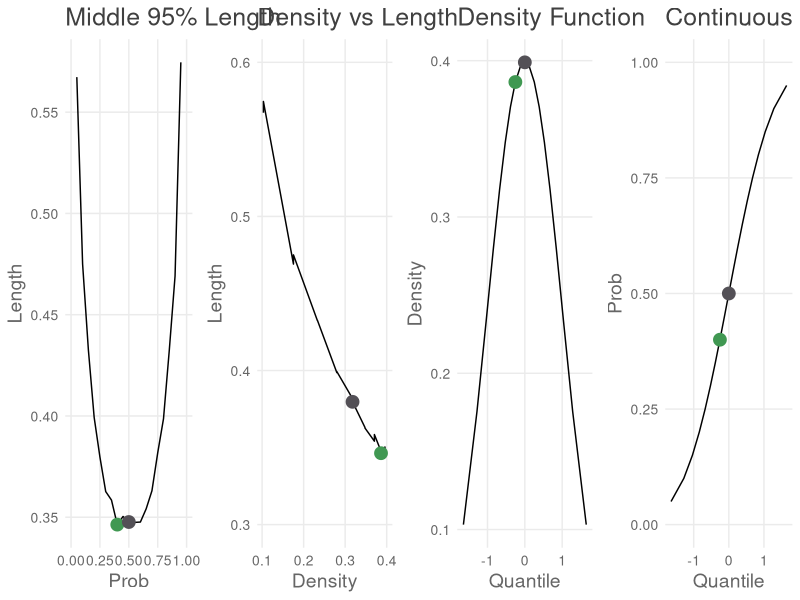
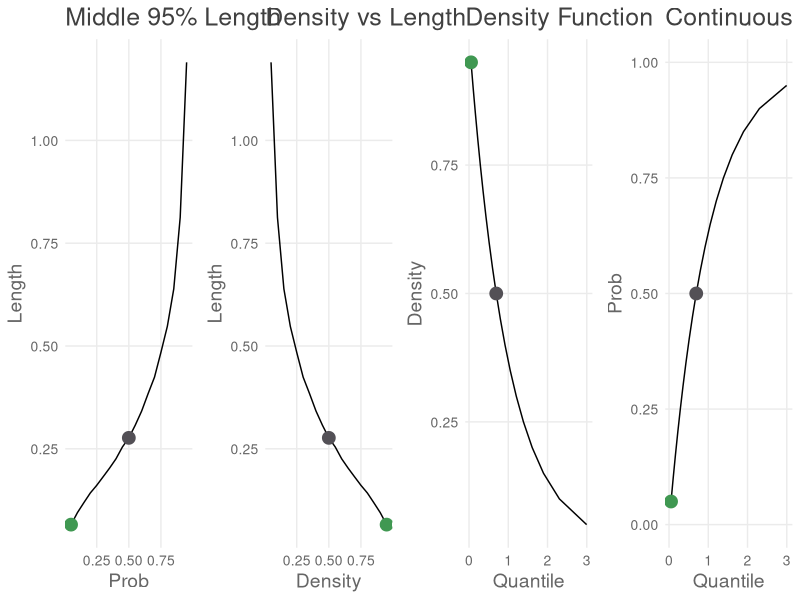
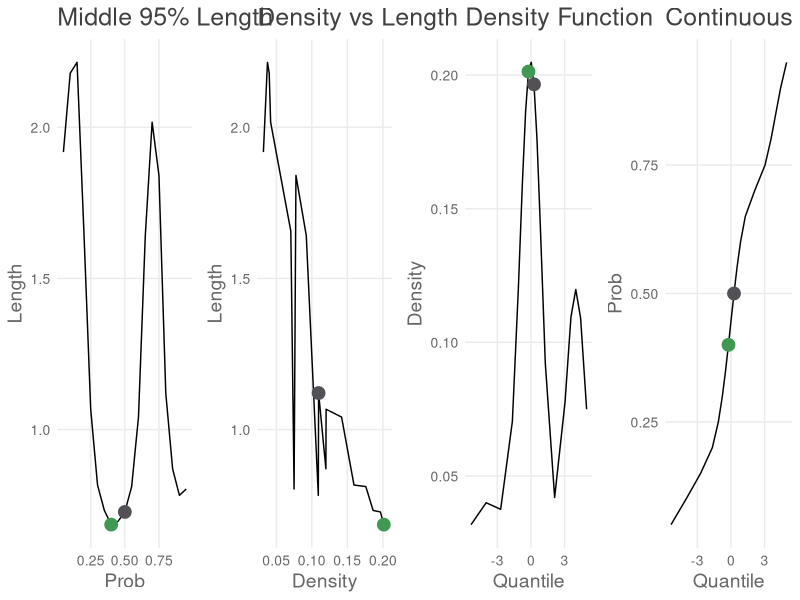
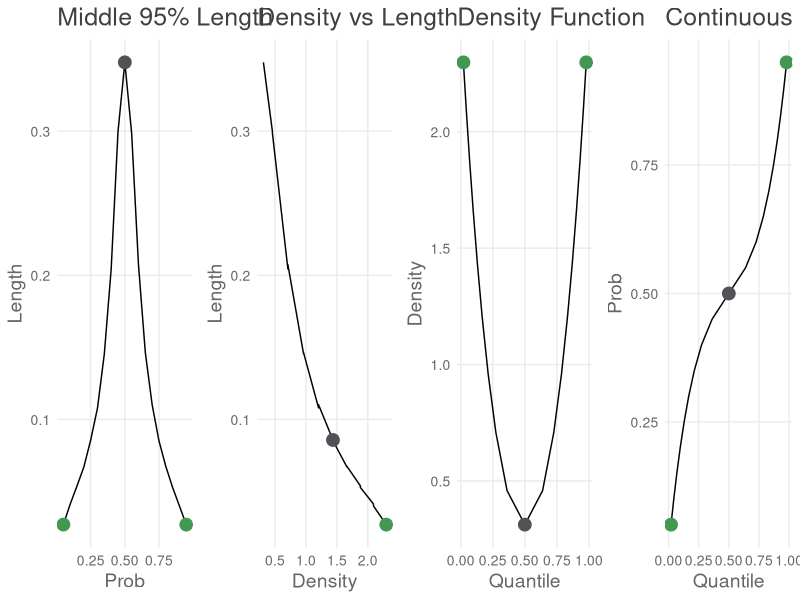
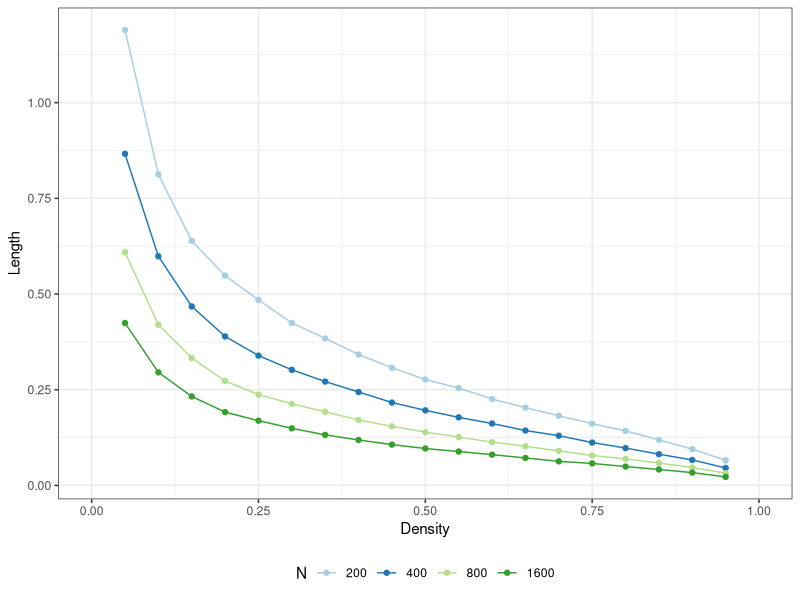

The R script that drew these images, in order:
## ---- chunk 1
library(tidyverse)
library(data.table)
library(ggplot2)
library(gridExtra)
library(knitr)
library(RColorBrewer)
## ---- chunk 2
`%|%` <- function(a,b) paste0(a,b)
## ---- chunk 3
p_seq <- seq(.05,.95, .05) # Probability intervals

sim_settings <- expand.grid(
  N = 200, # Sample Size
  M = 5000, # Number of Samples
  D = c("norm", "exp", "f3", "f4"), # Distributions
  KEEP.OUT.ATTRS = FALSE, 
  stringsAsFactors = FALSE
)
## ---- chunk 4
results <- vector("list", nrow(sim_settings))
## ---- chunk 5
df3 <- function(x){
  .5*dnorm(x) + .3*dnorm(x,4) + .2*dnorm(x,-4,2)
}

df4 <- function(x) {
  .5*dbeta(x,5,1) + .5*dbeta(x,1,5)
}
## ---- chunk 6
# Mixed distribution #1
rf3 <- function(N){
  G <- sample(0:2, N, replace = TRUE, prob = c(5,3,2))
  (G==0)*rnorm(N) + (G==1)*rnorm(N,4) + (G==2)*rnorm(N,-4,2)
}

pf3 <- function(x){
  .5*pnorm(x) + .3*pnorm(x,4) + .2*pnorm(x,-4,2)
}

df3 <- function(x){
  .5*dnorm(x) + .3*dnorm(x,4) + .2*dnorm(x,-4,2)
}


g <- function(x,pf,p) {
  return(pf(x) - p)
}

qf3 <- function(p){
  out <- p
  for(i in seq_along(p)){
    out[i] <- uniroot(g, c(-100,100), pf = pf3, p = p[i])$root
  }
  out
}

# Mixed distribution #2
rf4 <- function(N){
  G <- sample(0:1, N, replace = TRUE)
  (G==0)*rbeta(N,5,1) + (G==1)*rbeta(N,1,5)
}

pf4 <- function(x) {
  .5*pbeta(x,5,1) + .5*pbeta(x,1,5)
}

qf4 <- function(p){
  out <- p
  for(i in seq_along(p)){
    out[i] <- uniroot(g, c(0,1), pf = pf4, p = p[i])$root
  }
  return (out)
}
## ---- chunk 7
get_dist <- function(D) {
  return(
    list("rand" = get("r" %|% D),
         "quant" = get("q" %|% D),
         "dens" = get("d" %|% D),
         "dist" = get("p" %|% D))
    )
}
## ---- chunk 8
calc_length <- function(D, N, M, p) {
  len_p <- length(p)
  
  sim_quantile <- array(NA, dim = c(M,len_p))
  sim_length <- vector(length=len_p)

  set.seed(1)
  for(i in 1:M){
    sim_quantile[i,] <- D[[1]](N) %>% quantile(probs = p)
  }
  
  for(i in 1:len_p) {
    quant <- quantile(sim_quantile[,i], c(.025, 0.975))
    sim_length[i] <- diff(quant)
  }
  return(sim_length)
}

# Derive Length and Density of the function. Output into dataframe.
main <- function(params, p_seq) {
  inputs <- as.list(params)
  
  with(inputs, {
    dist.type <- get_dist(D)
    s.length <- calc_length(dist.type["rand"], N, M, p_seq)
    s.quantile <- p_seq %>% (dist.type["quant"][[1]])
    s.density <- s.quantile %>% (dist.type["dens"][[1]])
    return(
      data.frame("prob" = p_seq,
                 "dist" = D,
                 "N" = N,
                 "M" = M,
                 "length" = s.length,
                 "density" = s.density,
                 "quantile" = s.quantile
                 )
      )
  })
}
## ---- chunk 9

for (i in 1:nrow(sim_settings)) {
  results[[i]] <- main(sim_settings[i,], p_seq)
}
results <- rbindlist(results)
knitr::kable(results[1:5,])
## ---- chunk 10
dist_grapher <- function(data, D, x_axis, y_axis, title, median = TRUE) {
  data_subset <- subset(data, dist == D)
  
  min_length <- (data_subset %>% 
  filter(length == min(length)))
  
  x.min_length <- (min_length %>% select(x_axis))[[1]]
  y.min_length <- (min_length%>% select(y_axis))[[1]]
  
  p <- ggplot(data_subset) +
    geom_line(aes_string(x=x_axis, y=y_axis)) +
    annotate(
        geom = "point",
        x = x.min_length,
        y = y.min_length,
        size = 4,
        colour = "#409852") +
    theme_minimal() +
    labs(x = tools::toTitleCase(x_axis),
         y = tools::toTitleCase(y_axis),
         title = tools::toTitleCase(title)) +
  theme(
    plot.title = element_text(size=18, color="#404040"),
    axis.title = element_text(size=14, color="#666666"),
    axis.text = element_text(size=10, color="#666666"),
    panel.grid.minor = element_blank())
  
    x.median <- data_subset %>%
      select(x_axis)
    x.median <- median(x.median[[1]])

    if(x_axis == "quantile") {
      if(y_axis == "density") {
        y.median <- get("d" %|% D)(x.median)
      } else {
        y.median <- (data_subset %>% filter(quantile == x.median) %>% select(y_axis))[[1]]
      }
    } else if (x_axis == "prob") {
      y.median <- (data_subset %>% filter(prob == 0.5) %>% select(y_axis))[[1]]
    } else if (x_axis == "density") {
      y.median <- (data_subset %>%
                     filter(round(density,7) == round(x.median,7)) %>%
                     select(y_axis))[[1]][1]
    }
    
    p <- p + 
      annotate(
        geom = "point",
        x = x.median,
        y = y.median,
        size = 4,
        colour = "#535056")
    
    
    return(p)
}
## ---- chunk 11
n.density <- dist_grapher(results, "norm", "quantile", "density", "Density Function")

n.cdf <- dist_grapher(results, "norm", "quantile", "prob", "Continuous Distribution") +
  scale_y_continuous(limits=c(0,1),
                     breaks=seq(0,1,.25))

n.length <- dist_grapher(results, "norm", "prob", "length", "Middle 95% Length") +
  scale_x_continuous(limits = c(0,1))

n.den_vs_len <- dist_grapher(results, "norm", "density", "length", "Density vs Length") +
  scale_y_continuous(limits=c(.3,.6))

grid.arrange(n.length, n.den_vs_len, n.density, n.cdf, nrow=1)
## ---- chunk 12
exp.density <- dist_grapher(results, "exp", "quantile", "density", "Density Function")

exp.cdf <- dist_grapher(results, "exp", "quantile", "prob", "Continuous Distribution") +
  scale_y_continuous(limits=c(0,1),
                     breaks=seq(0,1,.25))

exp.length <- dist_grapher(results, "exp", "prob", "length", "Middle 95% Length")

exp.den_vs_len <- dist_grapher(results, "exp", "density", "length", "Density vs Length") 

grid.arrange(exp.length, exp.den_vs_len,exp.density, exp.cdf, nrow=1)
## ---- chunk 13
f3.density <- dist_grapher(results, "f3", "quantile", "density", "Density Function")

f3.cdf <- dist_grapher(results, "f3", "quantile", "prob", "Continuous Distribution")

f3.length <- dist_grapher(results, "f3", "prob", "length", "Middle 95% Length")

f3.den_vs_len <- dist_grapher(results, "f3", "density", "length", "Density vs Length") 

grid.arrange(f3.length, f3.den_vs_len, f3.density, f3.cdf, nrow=1)
## ---- chunk 14
f4.density <- dist_grapher(results, "f4", "quantile", "density", "Density Function") +
  annotate(geom = "point", x = 0.02084282, y = 2.2979986, size = 4, colour = "#409852")

f4.cdf <- dist_grapher(results, "f4", "quantile", "prob", "Continuous Distribution") +
  annotate(geom = "point", x = 0.02084282, y = 0.05, size = 4, colour = "#409852")

f4.length <- dist_grapher(results, "f4", "prob", "length", "Middle 95% Length") +
  annotate(geom = "point", x = 0.05, y = 0.02704438, size = 4, colour = "#409852")

f4.den_vs_len <- dist_grapher(results, "f4", "density", "length", "Density vs Length")

grid.arrange(f4.length, f4.den_vs_len,f4.density, f4.cdf, nrow=1)
## ---- chunk 15
sim_settings2 <- expand.grid(
  N = c(200, 400, 800, 1600), # Sample Size
  M = 5000, # Number of Samples
  D =  "exp", # Distributions
  KEEP.OUT.ATTRS = FALSE, 
  stringsAsFactors = FALSE
)

results2 <- vector("list", nrow(sim_settings2))

for (i in 1:nrow(sim_settings2)) {
  results2[[i]] <- main(sim_settings2[i,], p_seq)
}

results2 <- rbindlist(results2)
results2$N <- as.factor(results2$N)

ggplot(results2, aes(x=density, y=length, group=N)) +
  geom_line(aes(color=N)) +
  geom_point(aes(color=N)) +
  scale_color_brewer(palette = "Paired") +
  scale_x_continuous(limits=c(0,1)) +
  labs(x="Density",
       y="Length") +
  theme_bw() +
  theme(legend.position="bottom")
